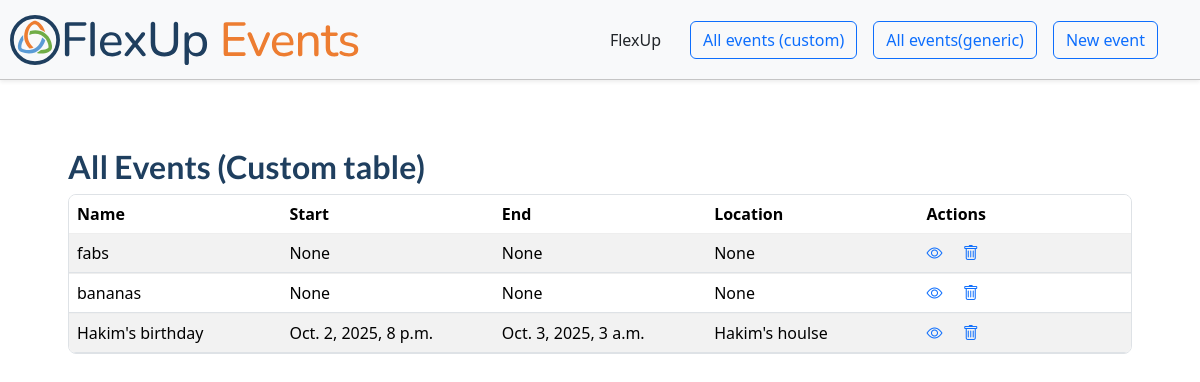
/events_custom/, run on an earlier commit of the app's database.
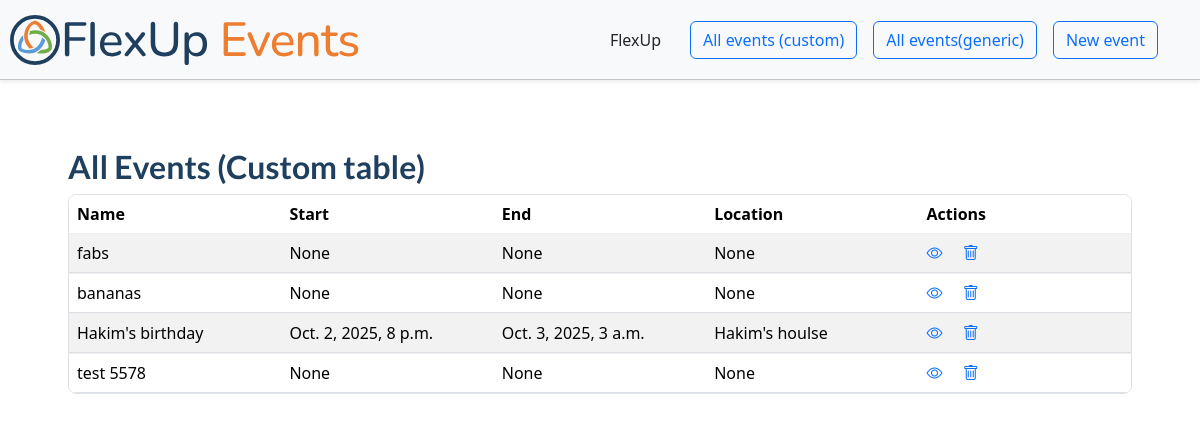
And on a later commit of the database.
### events/models.py (models this page shows, shortened)
class Event(models.Model):
    name = models.CharField(max_length=100, verbose_name='Event name')
    start_datetime = models.DateTimeField(verbose_name="Start date & time", blank=True, null=True)
    end_datetime = models.DateTimeField(verbose_name="End date & time", blank=True, null=True)
    description = models.TextField(verbose_name='Description', blank=True, null=True)
    location = models.CharField(max_length=200, verbose_name='Location', blank=True, null=True)
    slug = models.SlugField(unique=True, default=uuid4)

### events/views.py (the view)
# urls.py: path('events_custom/', EventCustomListView.as_view(), name='events_custom'),
class EventCustomListView(ListView):
    model = Event
    template_name = 'events_custom.html'   # you can name this file whatever you want
    context_object_name = 'events'       # default is "object_list"

### templates/events_custom.html (shortened to what this page needs)
{% extends "base.html" %}
{% block content %}
    <h2 style="width: 100%;">All Events (Custom table)</h2>
    <table class="table table-striped">
    <thead>
        <tr>
        <th>Name</th>
        <th>Start</th>
        <th>End</th>
        <th>Location</th>
        <th>Actions</th>
        </tr>
    </thead>
    <tbody>
        {% for event in events %}
        <tr>
            <td>{{ event.name }}</td>
            <td>{{ event.start_datetime }}</td>
            <td>{{ event.end_datetime }}</td>
            <td>{{ event.location }}</td>
            <td>
                    <a href="{% url 'event_view' event.slug %}"><i class="bi bi-eye"></i></a>
                    <a href="#" onclick="deleteEvent('{{ event.slug }}')" class="ms-3"><i class="bi bi-trash"></i></a>
            </td>
        </tr>
        {% empty %}
        <tr>
            <td colspan="4">No events found.</td>
        </tr>
        {% endfor %}
    </tbody>
    </table>
{% endblock %}

What changed in the data, as far as the page shows it:
added Event: name "test 5578", start_datetime "None", end_datetime "None", location "None"
